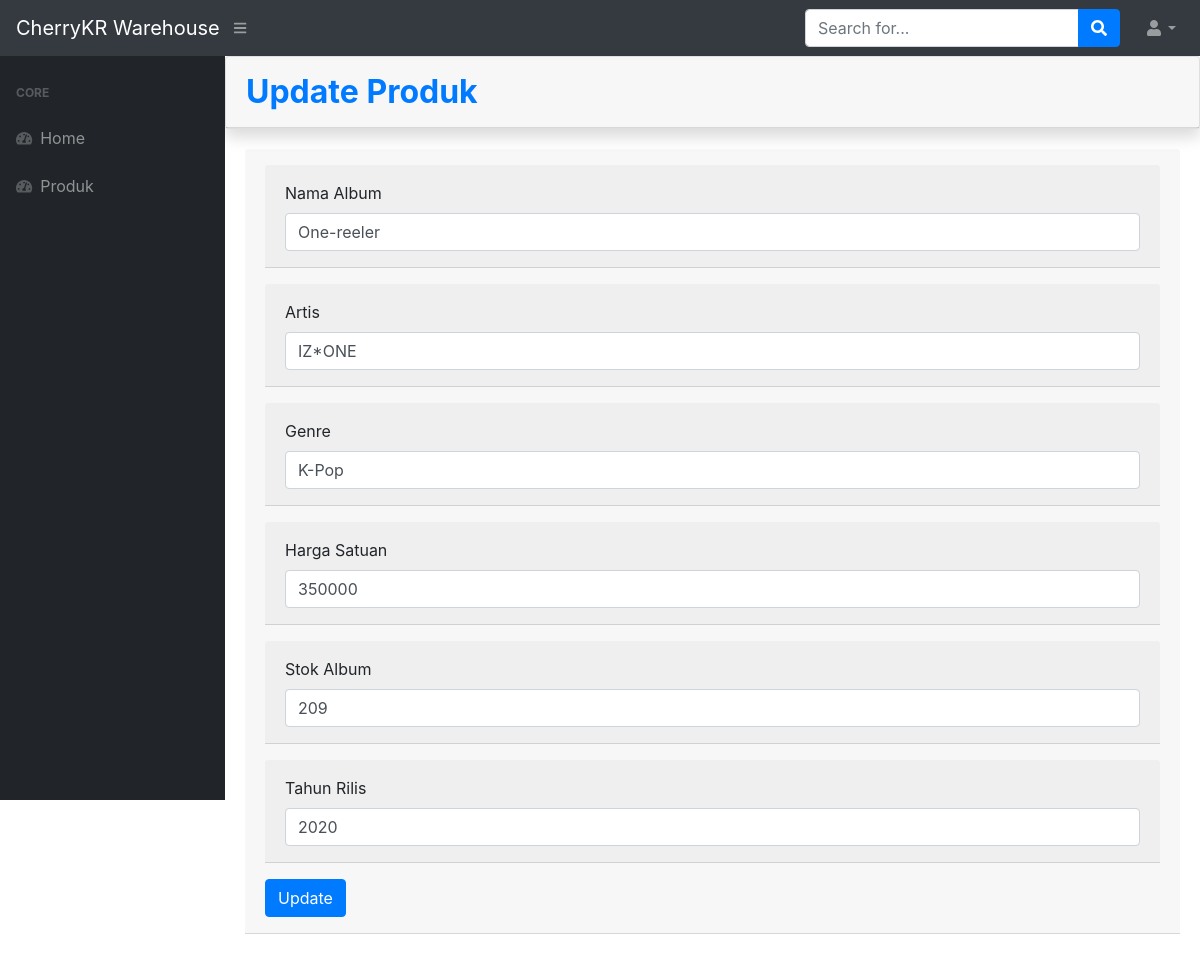
/dbuaswarehouse/dist/index.php?halaman=updateproduk&id=1, run on the app's committed database.
### tables this page shows
CREATE TABLE `tbl_barang` (
  `id_album` int(11) NOT NULL,
  `nama_album` varchar(30) NOT NULL,
  `nama_artis` varchar(30) NOT NULL,
  `nama_genre` varchar(30) NOT NULL,
  `harga_satuan` int(11) NOT NULL,
  `jumlah_album` int(11) NOT NULL,
  `tahun_albun` int(11) NOT NULL
);

### dbuaswarehouse/dist/updateproduk.php (the view, shortened to what this page needs)
<div class="card shadow mb-">
                        <div class="card-header py-3">
                            <h2 class="m-0 font-weight-bold text-primary">Update Produk</h2>
                        </div>
</div>
                        <div class="card-body">
                            <div class="table-responsive">
                                <table class="table table-bordered" id="dataTable" width="100%" cellspacing="0">
<?php
$ambil = $koneksi->query("SELECT * FROM tbl_barang WHERE id_album='$_GET[id];'");
$pecah= $ambil->fetch_assoc();
?>
<div class="card-header py-3">
<form method="post" enctype="multipart/form-data">
    <div class="form-group">
        <div class="card-header py-3">
        <label> Nama Album</label>
        <input type="text" name="nama" class="form-control" value="<?php echo $pecah['nama_album'];?>">
    </div>
    </div>
    <div class="form-group">
        <div class="card-header py-3">
        <label> Artis</label>
        <input type="text" name="artis" class="form-control" value="<?php echo $pecah['nama_artis'];?>">
    </div>
    </div>
    <div class="form-group">
        <div class="card-header py-3">
        <label> Genre</label>
        <input type="text" name="genre" class="form-control" value="<?php echo $pecah['nama_genre'];?>">
    </div>
    </div>
    <div class="form-group">
        <div class="card-header py-3">
        <label> Harga Satuan</label>
        <input type="number" name="harga" class="form-control" value="<?php echo $pecah['harga_satuan'];?>">
    </div>
    </div>
    <div class="form-group">
        <div class="card-header py-3">
        <label> Stok Album</label>
        <input type="number" name="stok" class="form-control" value="<?php echo $pecah['jumlah_album'];?>">
    </div>
    </div>
    <div class="form-group">
        <div class="card-header py-3">
        <label> Tahun Rilis</label>
        <input type="number" name="tanggal" class="form-control" value="<?php echo $pecah['tahun_albun'];?>">
    </div>
    </div>
<button class="btn btn-primary" name="update">Update</button>
</form>

### data on the page
tbl_barang: nama "One-reeler", artis "IZ*ONE", genre "K-Pop", harga "350000", stok "209", tanggal "2020"
